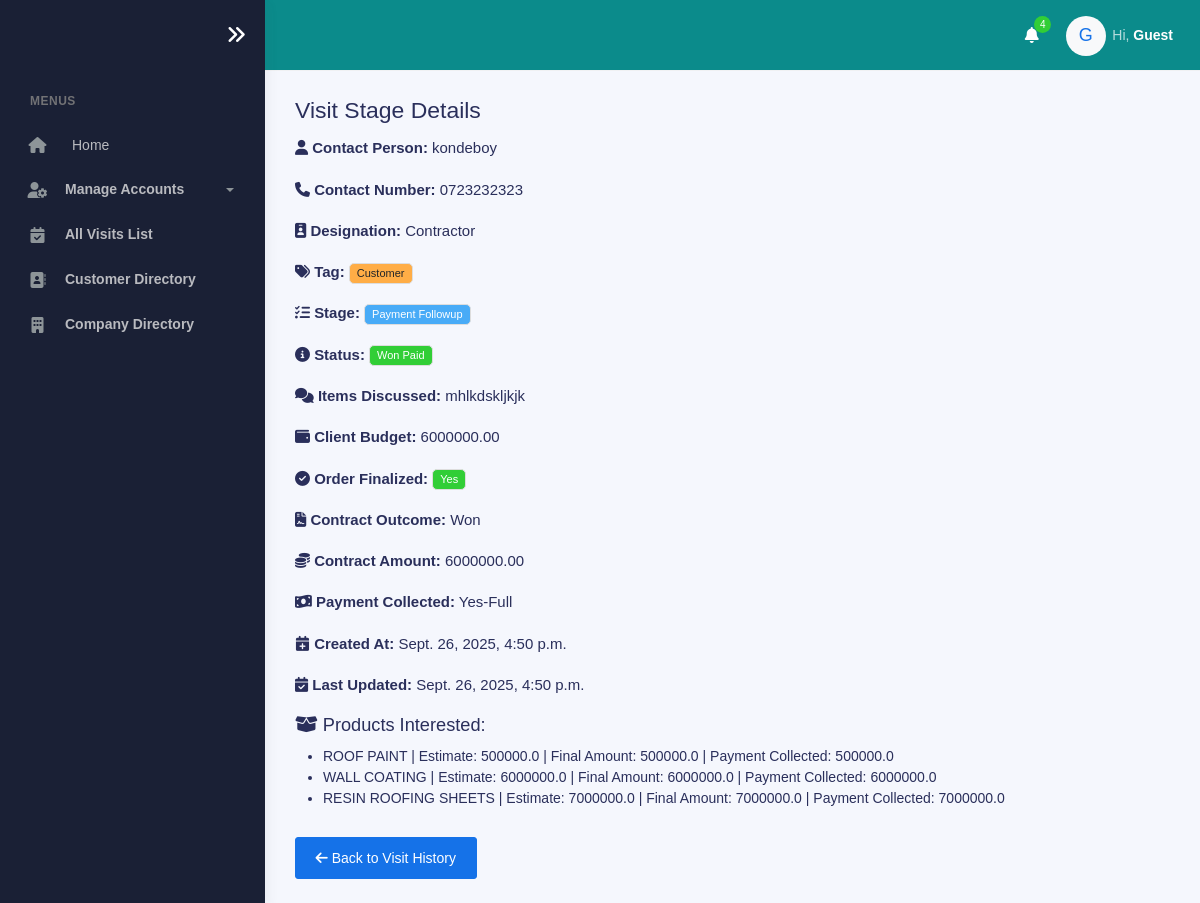
Page /adminstage/245/ on the committed database.
### visits/models.py (models this page shows, shortened)
class VisitStageHistory(models.Model):
    visit = models.ForeignKey(NewVisit, related_name="stage_history", on_delete=models.CASCADE)
    meeting_stage = models.CharField(max_length=50, choices=NewVisit.MEETING_STAGE_CHOICES)
    contract_outcome = models.CharField(max_length=10, choices=[("Won", "Won"), ("Lost", "Lost")], null=True, blank=True)
    is_payment_collected = models.CharField(max_length=20, choices=NewVisit.PAYMENT_CHOICES, null=True, blank=True)
    status = models.CharField(max_length=30, choices=NewVisit.STATUS_CHOICES, null=True, blank=True)
    client_budget = models.DecimalField(max_digits=19, decimal_places=2, null=True, blank=True)
    contact_person_name = models.CharField(max_length=255, null=True, blank=True)
    contact_number = models.CharField(max_length=255, null=True, blank=True)
    designation = models.CharField(max_length=255, null=True, blank=True)
    contract_amount = models.DecimalField(max_digits=19, decimal_places=2, null=True, blank=True)
    is_order_final = models.BooleanField(null=True, blank=True)
    tag = models.CharField(max_length=20, null=True, blank=True)
    item_discussed = models.TextField(max_length=255, null=True, blank=True)
    products_snapshot = models.JSONField(default=list, blank=True)
    visit_image = models.ImageField(upload_to="visit_stage_images/", null=True, blank=True)  # ✅ Added
    meeting_type = models.CharField(max_length=20, choices=NewVisit.MEETING_TYPE_CHOICES, null=True, blank=True)  #
    updated_by = models.ForeignKey(settings.AUTH_USER_MODEL, on_delete=models.SET_NULL, null=True, blank=True)
    updated_at = models.DateTimeField(auto_now_add=True)
    class Meta:
        ordering = ["-updated_at"]

### visits/views.py (the view)
# urls.py: path('adminstage/<int:update_id>/', views.visit_stage_details, name='adminvisit_stage_detail'),
def visit_stage_details(request, update_id):
    stage_update = get_object_or_404(VisitStageHistory, id=update_id)
    return render(request, 'company/stage_detail.html', {'stage_update': stage_update})

### templates/company/stage_detail.html (shortened to what this page needs)
{% extends "company/base.html" %}
{% load static %}
{% block content %}
  {% include "company/sidebar.html" %}
  <div class="main-panel">
    <div class="main-header">
      {% include "company/nav.html" %}
    </div>
    <div class="container">
      <div class="page-inner">
        <h3>Visit Stage Details</h3>
        {% if stage_update.contact_person_name %}
          <p><i class="fas fa-user"></i> <strong>Contact Person:</strong> {{ stage_update.contact_person_name }}</p>
        {% endif %}
        {% if stage_update.contact_number %}
          <p><i class="fas fa-phone"></i> <strong>Contact Number:</strong> {{ stage_update.contact_number }}</p>
        {% endif %}
        {% if stage_update.designation %}
          <p><i class="fas fa-id-badge"></i> <strong>Designation:</strong> {{ stage_update.designation }}</p>
        {% endif %}
        {% if stage_update.tag %}
          <p><i class="fas fa-tags"></i> <strong>Tag:</strong>
            <span class="badge bg-warning text-dark">{{ stage_update.tag }}</span>
          </p>
        {% endif %}
        {% if stage_update.meeting_stage %}
          <p><i class="fas fa-tasks"></i> <strong>Stage:</strong>
            <span class="badge bg-info text-white">{{ stage_update.meeting_stage }}</span>
          </p>
        {% endif %}
        {% if stage_update.status %}
          <p><i class="fas fa-info-circle"></i> <strong>Status:</strong>
            <span class="badge bg-success text-white">{{ stage_update.status }}</span>
          </p>
        {% endif %}
        {% if stage_update.item_discussed %}
          <p><i class="fas fa-comments"></i> <strong>Items Discussed:</strong> {{ stage_update.item_discussed }}</p>
        {% endif %}
        {% if stage_update.client_budget %}
          <p><i class="fas fa-wallet"></i> <strong>Client Budget:</strong> {{ stage_update.client_budget }}</p>
        {% endif %}
        {% if stage_update.is_order_final %}
          <p><i class="fas fa-check-circle"></i> <strong>Order Finalized:</strong>
            <span class="badge bg-success text-white">Yes</span>
          </p>
        {% endif %}
        {% if stage_update.contract_outcome %}
          <p><i class="fas fa-file-contract"></i> <strong>Contract Outcome:</strong> {{ stage_update.contract_outcome }}</p>
        {% endif %}
        {% if stage_update.contract_amount %}
          <p><i class="fas fa-coins"></i> <strong>Contract Amount:</strong> {{ stage_update.contract_amount }}</p>
        {% endif %}
        {% if stage_update.is_payment_collected %}
          <p><i class="fas fa-money-bill-wave"></i> <strong>Payment Collected:</strong> {{ stage_update.is_payment_collected }}</p>
        {% endif %}
        <p><i class="fas fa-calendar-plus"></i> <strong>Created At:</strong> {{ stage_update.updated_at }}</p>
        <p><i class="fas fa-calendar-check"></i> <strong>Last Updated:</strong> {{ stage_update.updated_at }}</p>
        {% if stage_update.products_snapshot %}
          <h5><i class="fas fa-box-open"></i> Products Interested:</h5>
          <ul>
            {% for product in stage_update.products_snapshot %}
              <li>
                {{ product.product_interested }}
                {% if product.order_estimate %} | Estimate: {{ product.order_estimate }}{% endif %}
                {% if product.final_order_amount %} | Final Amount: {{ product.final_order_amount }}{% endif %}
                {% if product.total_collected %} | Payment Collected: {{ product.total_collected }}{% endif %}
              </li>
            {% endfor %}
          </ul>
        {% endif %}
        <a href="{% url 'visit_history' stage_update.visit.id %}" class="btn btn-primary mt-3">
          <i class="fas fa-arrow-left"></i> Back to Visit History
        </a>
      </div>
    </div>
  </div>
  <link rel="stylesheet" href="https://cdnjs.cloudflare.com/ajax/libs/font-awesome/6.4.0/css/all.min.css"/>
{% endblock %}

### rows in the picture
VisitStageHistory: contact_person_name "kondeboy", contact_number "0723232323", designation "Contractor", tag "Customer", meeting_stage "Payment Followup", status "Won Paid", item_discussed "mhlkdskljkjk", client_budget "6000000.00", contract_outcome "Won", contract_amount "6000000.00", is_payment_collected "Yes-Full", updated_at "Sept. 26, 2025, 4:50 p.m."

### other values in the picture
{{ product.product_interested }} "ROOF PAINT" "WALL COATING" "RESIN ROOFING SHEETS"
{{ product.order_estimate }} "500000.0" "6000000.0" "7000000.0"
{{ product.final_order_amount }} "500000.0" "6000000.0" "7000000.0"
{{ product.total_collected }} "500000.0" "6000000.0" "7000000.0"
